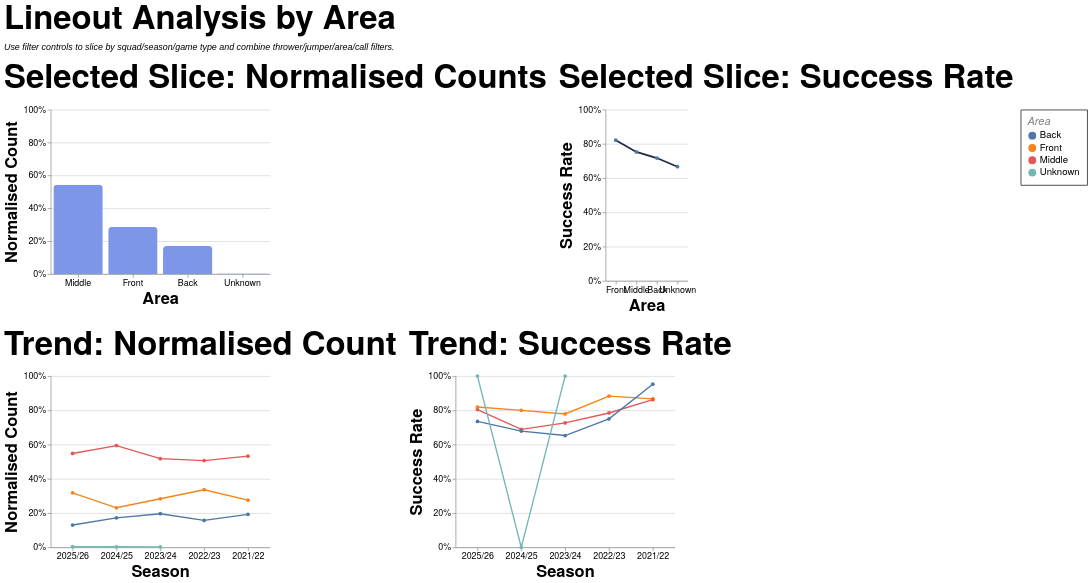

Specify this chart in Vega-Lite:
### Vega-Lite specification from a JSON file in a GitHub repository (floating-point values rounded to 4 significant figures; data arrays with more than 128 entries replaced by an {"elided": "..."} marker saying what was removed)
{"config": {"axis": {"labelFont": "PT Sans Narrow, Helvetica Neue, Helvetica, Arial, sans-serif", "titleFont": "PT Sans Narrow, Helvetica Neue, Helvetica, Arial, sans-serif", "labelFontSize": 13, "titleFontSize": 24, "gridColor": "#202947", "gridOpacity": 0.2, "zindex": 1}, "text": {"font": "Lato, sans-serif"}, "bar": {"cornerRadiusEnd": 5}, "header": {"labelFont": "PT Sans Narrow, Helvetica Neue, Helvetica, Arial, sans-serif", "titleFont": "PT Sans Narrow, Helvetica Neue, Helvetica, Arial, sans-serif", "labelFontSize": 24, "titleFontSize": 28, "labelFontWeight": "bold", "orient": "left"}, "legend": {"labelFont": "PT Sans Narrow, Helvetica Neue, Helvetica, Arial, sans-serif", "titleFont": "PT Sans Narrow, Helvetica Neue, Helvetica, Arial, sans-serif", "labelFontSize": 14, "titleFontSize": 16, "titlePadding": 5, "fillColor": "white", "strokeColor": "black", "padding": 10, "titleFontWeight": "lighter", "titleFontStyle": "italic", "titleColor": "gray", "offset": 10}, "title": {"font": "PT Sans Narrow, Helvetica Neue, Helvetica, Arial, sans-serif", "fontSize": 48, "fontWeight": "bold", "anchor": "start", "align": "center", "titlePadding": 20, "subtitlePadding": 10, "subtitleFontSize": 13, "subtitleColor": "", "subtitleFontStyle": "italic", "offset": 15, "color": "black"}, "axisX": {"labelAngle": 0}, "facet": {"title": null, "header": null, "align": {"row": "each", "column": "each"}, "spacing": 10}, "resolve": {"scale": {"y": "independent", "facet": "independent"}}, "background": "transparent", "scale": {"offsetBandPaddingOuter": 0.2, "offsetBandPaddingInner": 0.1}, "view": {"stroke": null, "background": "transparent"}}, "vconcat": [{"hconcat": [{"mark": {"type": "bar", "color": "#7d96e8"}, "encoding": {"tooltip": [{"field": "area", "title": "Area", "type": "nominal"}, {"field": "attempts", "format": ",.0f", "title": "Lineouts", "type": "quantitative"}, {"field": "share", "format": ".1%", "title": "Normalised Count", "type": "quantitative"}], "x": {"field": "area", "sort": "-y", "title": "Area", "type": "nominal"}, "y": {"axis": {"format": "%"}, "field": "share", "scale": {"domain": [0, 1]}, "title": "Normalised Count", "type": "quantitative"}}, "height": 240, "title": "Selected Slice: Normalised Counts", "transform": [{"filter": "(loSquad == 'All' || datum.squad == loSquad) && (loGameType == 'All' || (loGameType == 'League + Cup' && (datum.game_type == 'League' || datum.game_type == 'Cup')) || (loGameType == 'League only' && datum.game_type == 'League') || datum.game_type == loGameType) && (loOpposition == 'All' || datum.opposition == loOpposition) && (loThrower == 'All' || datum.thrower == loThrower) && (loJumper == 'All' || datum.jumper == loJumper) && (loArea == 'All' || datum.area == loArea) && (loNumbers == 'All' || datum.numbers == loNumbers) && (loCall == 'All' || datum.call == loCall) && (loCallType == 'All' || datum.call_type == loCallType)"}, {"filter": "(loSeason == 'All' || datum.season == loSeason)"}, {"aggregate": [{"op": "count", "as": "attempts"}, {"op": "sum", "field": "won", "as": "won"}], "groupby": ["area"]}, {"joinaggregate": [{"op": "sum", "field": "attempts", "as": "total_attempts"}]}, {"calculate": "datum.attempts / datum.total_attempts", "as": "share"}, {"calculate": "datum.won / datum.attempts", "as": "success_rate"}], "width": 320}, {"mark": {"type": "line", "color": "#202946", "point": true, "strokeWidth": 2.5}, "encoding": {"tooltip": [{"field": "area", "title": "Area", "type": "nominal"}, {"field": "won", "format": ",.0f", "title": "Won", "type": "quantitative"}, {"field": "attempts", "format": ",.0f", "title": "Lineouts", "type": "quantitative"}, {"field": "success_rate", "format": ".1%", "title": "Success Rate", "type": "quantitative"}], "x": {"field": "area", "sort": "-y", "title": "Area", "type": "nominal"}, "y": {"axis": {"format": "%"}, "field": "success_rate", "scale": {"domain": [0, 1]}, "title": "Success Rate", "type": "quantitative"}}, "height": 250, "title": "Selected Slice: Success Rate", "transform": [{"filter": "(loSquad == 'All' || datum.squad == loSquad) && (loGameType == 'All' || (loGameType == 'League + Cup' && (datum.game_type == 'League' || datum.game_type == 'Cup')) || (loGameType == 'League only' && datum.game_type == 'League') || datum.game_type == loGameType) && (loOpposition == 'All' || datum.opposition == loOpposition) && (loThrower == 'All' || datum.thrower == loThrower) && (loJumper == 'All' || datum.jumper == loJumper) && (loArea == 'All' || datum.area == loArea) && (loNumbers == 'All' || datum.numbers == loNumbers) && (loCall == 'All' || datum.call == loCall) && (loCallType == 'All' || datum.call_type == loCallType)"}, {"filter": "(loSeason == 'All' || datum.season == loSeason)"}, {"aggregate": [{"op": "count", "as": "attempts"}, {"op": "sum", "field": "won", "as": "won"}], "groupby": ["area"]}, {"joinaggregate": [{"op": "sum", "field": "attempts", "as": "total_attempts"}]}, {"calculate": "datum.attempts / datum.total_attempts", "as": "share"}, {"calculate": "datum.won / datum.attempts", "as": "success_rate"}], "width": {"step": 30}}], "spacing": 16}, {"hconcat": [{"mark": {"type": "line", "point": true, "strokeWidth": 2}, "encoding": {"color": {"field": "area", "title": "Area", "type": "nominal"}, "tooltip": [{"field": "season", "title": "Season", "type": "nominal"}, {"field": "area", "title": "Area", "type": "nominal"}, {"field": "attempts", "format": ",.0f", "title": "Lineouts", "type": "quantitative"}, {"field": "norm_count", "format": ".1%", "title": "Normalised Count", "type": "quantitative"}], "x": {"field": "season", "sort": "-x", "title": "Season", "type": "nominal"}, "y": {"axis": {"format": "%"}, "field": "norm_count", "scale": {"domain": [0, 1]}, "title": "Normalised Count", "type": "quantitative"}}, "height": 250, "title": "Trend: Normalised Count", "transform": [{"filter": "(loSquad == 'All' || datum.squad == loSquad) && (loGameType == 'All' || (loGameType == 'League + Cup' && (datum.game_type == 'League' || datum.game_type == 'Cup')) || (loGameType == 'League only' && datum.game_type == 'League') || datum.game_type == loGameType) && (loOpposition == 'All' || datum.opposition == loOpposition) && (loThrower == 'All' || datum.thrower == loThrower) && (loJumper == 'All' || datum.jumper == loJumper) && (loArea == 'All' || datum.area == loArea) && (loNumbers == 'All' || datum.numbers == loNumbers) && (loCall == 'All' || datum.call == loCall) && (loCallType == 'All' || datum.call_type == loCallType)"}, {"aggregate": [{"op": "count", "as": "attempts"}, {"op": "sum", "field": "won", "as": "won"}], "groupby": ["season", "area"]}, {"joinaggregate": [{"op": "sum", "field": "attempts", "as": "season_attempts"}], "groupby": ["season"]}, {"calculate": "datum.attempts / datum.season_attempts", "as": "norm_count"}, {"calculate": "datum.won / datum.attempts", "as": "success_rate"}], "width": 320}, {"mark": {"type": "line", "point": true, "strokeWidth": 2}, "encoding": {"color": {"field": "area", "title": "Area", "type": "nominal"}, "tooltip": [{"field": "season", "title": "Season", "type": "nominal"}, {"field": "area", "title": "Area", "type": "nominal"}, {"field": "won", "format": ",.0f", "title": "Won", "type": "quantitative"}, {"field": "attempts", "format": ",.0f", "title": "Lineouts", "type": "quantitative"}, {"field": "success_rate", "format": ".1%", "title": "Success Rate", "type": "quantitative"}], "x": {"field": "season", "sort": "-x", "title": "Season", "type": "nominal"}, "y": {"axis": {"format": "%"}, "field": "success_rate", "scale": {"domain": [0, 1]}, "title": "Success Rate", "type": "quantitative"}}, "height": 250, "title": "Trend: Success Rate", "transform": [{"filter": "(loSquad == 'All' || datum.squad == loSquad) && (loGameType == 'All' || (loGameType == 'League + Cup' && (datum.game_type == 'League' || datum.game_type == 'Cup')) || (loGameType == 'League only' && datum.game_type == 'League') || datum.game_type == loGameType) && (loOpposition == 'All' || datum.opposition == loOpposition) && (loThrower == 'All' || datum.thrower == loThrower) && (loJumper == 'All' || datum.jumper == loJumper) && (loArea == 'All' || datum.area == loArea) && (loNumbers == 'All' || datum.numbers == loNumbers) && (loCall == 'All' || datum.call == loCall) && (loCallType == 'All' || datum.call_type == loCallType)"}, {"aggregate": [{"op": "count", "as": "attempts"}, {"op": "sum", "field": "won", "as": "won"}], "groupby": ["season", "area"]}, {"joinaggregate": [{"op": "sum", "field": "attempts", "as": "season_attempts"}], "groupby": ["season"]}, {"calculate": "datum.attempts / datum.season_attempts", "as": "norm_count"}, {"calculate": "datum.won / datum.attempts", "as": "success_rate"}], "width": 320}], "spacing": 16}], "data": {"name": "data-86f63bd876d4d4e7b45b6196208ddd9c"}, "params": [{"name": "loSquad", "value": "All"}, {"name": "loSeason", "value": "All"}, {"name": "loGameType", "value": "All"}, {"name": "loOpposition", "value": "All"}, {"name": "loThrower", "value": "All"}, {"name": "loJumper", "value": "All"}, {"name": "loArea", "value": "All"}, {"name": "loNumbers", "value": "All"}, {"name": "loCall", "value": "All"}, {"name": "loCallType", "value": "All"}], "spacing": 22, "title": {"text": "Lineout Analysis by Area", "subtitle": "Use filter controls to slice by squad/season/game type and combine thrower/jumper/area/call filters."}, "$schema": "https://vega.github.io/schema/vega-lite/v5.20.1.json", "datasets": {"data-86f63bd876d4d4e7b45b6196208ddd9c": {"elided": "1291 records"}}}
